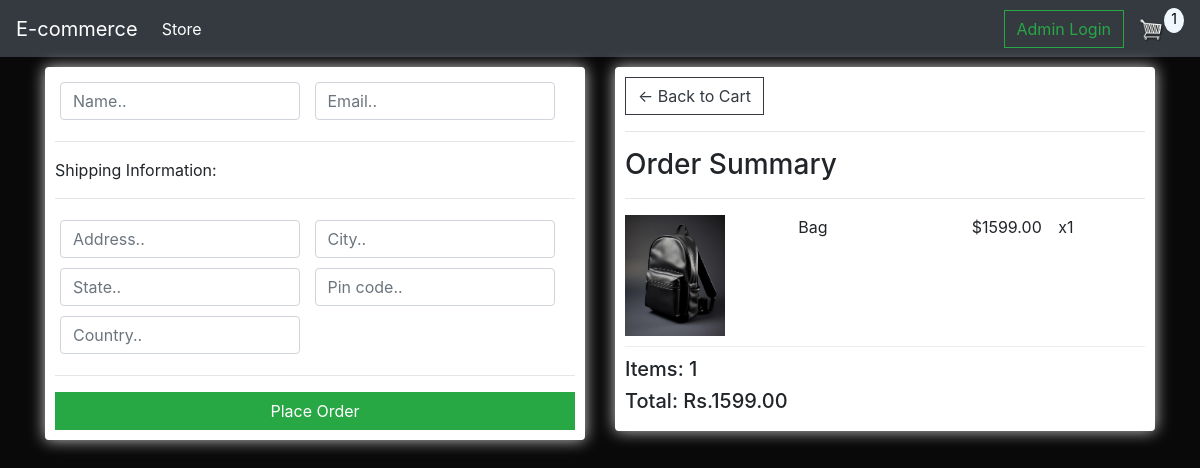
Screenshot of /checkout/ (signed in) with the database file from the repository.
### store/models.py (models this page shows, shortened)
class OrderItem(models.Model):
    product=models.ForeignKey(Product,on_delete=models.SET_NULL,null=True)
    order= models.ForeignKey(Order, on_delete=models.SET_NULL,null=True)
    quantity=models.IntegerField(default=0, null=True, blank=True)
    date_added=models.DateTimeField(auto_now_add=True)
    @property
    def get_total(self):
        total=self.product.price * self.quantity
        return total

class Product(models.Model):
    name=models.CharField(max_length=200)
    price=models.FloatField()
    image=models.ImageField(null=True,blank=True)
    @property
    def imageURL(self):
        try:
            url=self.image.url
        except:
            url= ''
        return url

class Order(models.Model):
    customer=models.ForeignKey(Customer,on_delete=models.SET_NULL, null=True, blank=True)
    date_orderd=models.DateTimeField(auto_now_add=True)
    complete= models.BooleanField(default=False)
    transaction_id=models.CharField(max_length=200,null=True)
    @property
    def get_cart_total(self):
        orderitems=self.orderitem_set.all()
        total=sum([item.get_total for item in orderitems])
        return total
    @property
    def get_cart_items(self):
        orderitems=self.orderitem_set.all()
        total=sum([item.quantity for item in orderitems])
        return total

### store/views.py (the view)
# urls.py: path('checkout/', views.checkout, name="checkout"),
def checkout(request):
    if request.user.is_authenticated:
        customer=request.user.customer
        order, created=Order.objects.get_or_create(customer=customer, complete=False)
        items= order.orderitem_set.all()
        cartItems=order.get_cart_items
    else:
        cookieData = cookieCart(request)
        cartItems = cookieData['cartItems']
        order = cookieData['order']
        items = cookieData['items']
    context={'items':items,'order':order, 'cartItems': cartItems}
    return render(request, 'store/checkout.html',context)

### store/templates/store/checkout.html (shortened to what this page needs)
{% extends 'store/main.html' %}
{% load static %}
{% block content %}
<div class="row">
    <div class="col-lg-6">
        <div class="box-element" id="form-wrapper">
            <form id="form">
                <div id="user-info">
                    <div class="form-field">
                        <input required class="form-control" type="text" name="name" placeholder="Name..">
                    </div>
                    <div class="form-field">
                        <input required class="form-control" type="email" name="email" placeholder="Email..">
                    </div>
                </div>
                <div id="shipping-info">
                    <hr>
                    <p>Shipping Information:</p>
                    <hr>
                    <div class="form-field">
                        <input class="form-control" type="text" name="address" placeholder="Address..">
                    </div>
                    <div class="form-field">
                        <input class="form-control" type="text" name="city" placeholder="City..">
                    </div>
                    <div class="form-field">
                        <input class="form-control" type="text" name="state" placeholder="State..">
                    </div>
                    <div class="form-field">
                        <input class="form-control" type="text" name="pincode" placeholder="Pin code..">
                    </div>
                    <div class="form-field">
                        <input class="form-control" type="text" name="country" placeholder="Country..">
                    </div>
                </div>
                <hr>
                <input id="form-button" class="btn btn-success btn-block" type="submit" value="Place Order">
            </form>
        </div>
    </div>
    <div class="col-lg-6">
        <div class="box-element">
            <a class="btn btn-outline-dark" href="{% url 'cart' %}">&#x2190; Back to Cart</a>
            <hr>
            <h3>Order Summary</h3>
            <hr>
            {% for item in items %}
            <div class="cart-row">
                <div style="flex:2"><img class="row-image" src="{{item.product.imageURL}}"></div>
                <div style="flex:2"><p>{{item.product.name}}</p></div>
                <div style="flex:1"><p>${{item.product.price|floatformat:2}}</p></div>
                <div style="flex:1"><p>x{{item.quantity}}</p></div>
            </div>
            {% endfor %}
            <h5>Items: {{order.get_cart_items}}</h5>
            <h5>Total: Rs.{{order.get_cart_total|floatformat:2}}</h5>
        </div>
    </div>
</div>
{% endblock content %}

### static/css/main.css (style rules this page uses)
body { background-color: rgb(9, 9, 9); }
.box-element { box-shadow: hsl(0,0%, 80%) 0 0 16px; background-color: #fff; border-radius: 4px; padding: 10px; }
.col-lg-4, .col-lg-6, .col-lg-8, .col-lg-12 { margin-top: 10px; }
.btn { border-radius: 0; }
.row-image { width: 100px; }
.cart-row { display: flex; align-items: flex-stretch; padding-bottom: 10px; margin-bottom: 10px; border-bottom: 1px solid #ececec; }
.form-field { width:250px; display: inline-block; padding: 5px; }

### rows the page displays
OrderItem: product.imageURL (picture), product.name "Bag", product.price "1599.00", quantity "1"
Order: get_cart_items "1", get_cart_total "1599.00"

### other values shown
{{ cartItems }} "1"
